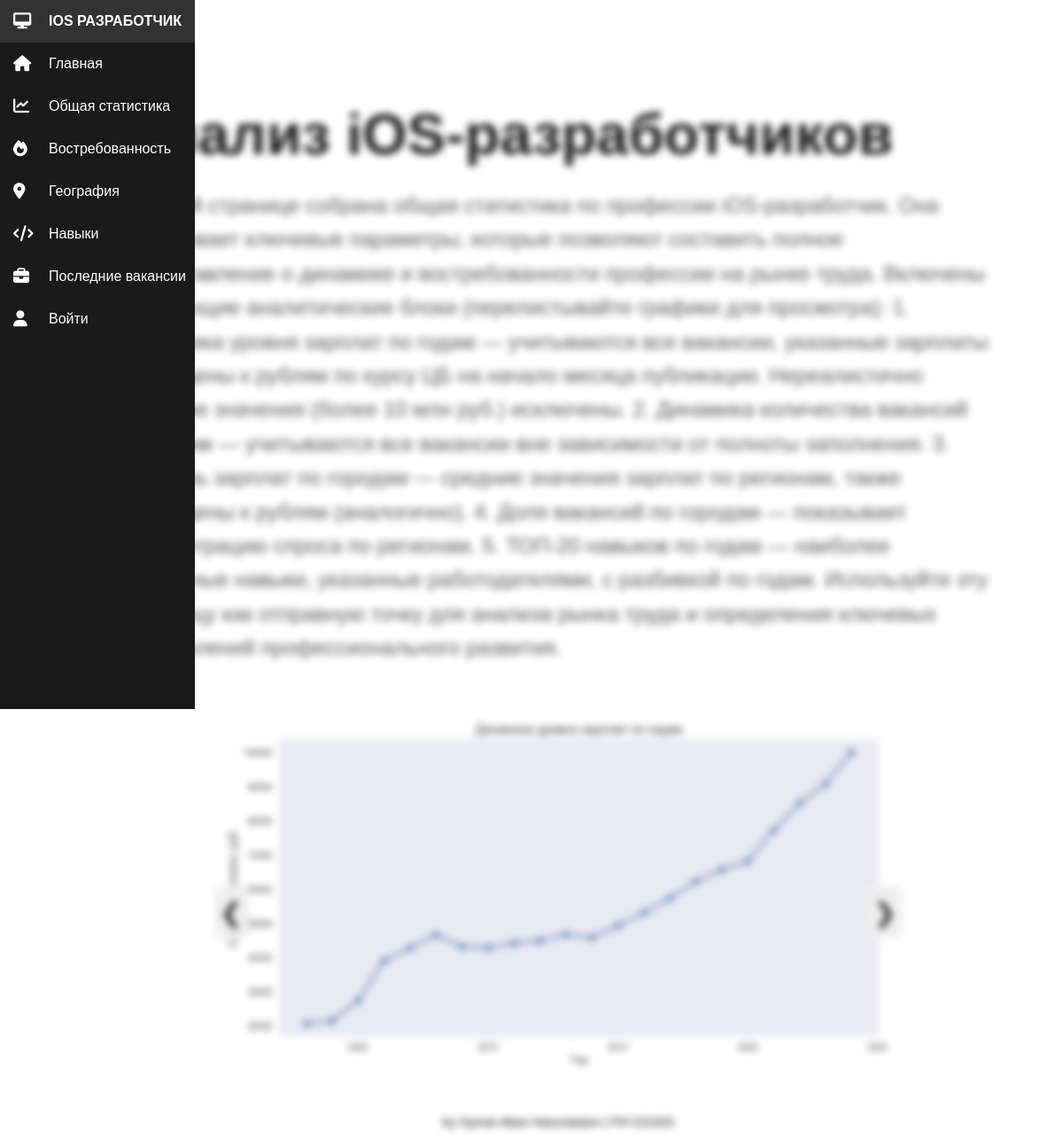
Page /statistics/ on the committed database.
### main/models.py (models this page shows, shortened)
class GeneralStatistics(models.Model):
    title = models.CharField(max_length=200, verbose_name="Заголовок")
    description = models.TextField(verbose_name="Описание (опционально)", blank=True)
    salary_dynamics = models.ImageField(upload_to='charts/', verbose_name="Динамика уровня зарплат по годам", blank=True, null=True)
    vacancies_dynamics = models.ImageField(upload_to='charts/', verbose_name="Динамика количества вакансий по годам", blank=True, null=True)
    salary_by_city = models.ImageField(upload_to='charts/', verbose_name="Уровень зарплат по городам", blank=True, null=True)
    vacancies_share_by_city = models.ImageField(upload_to='charts/', verbose_name="Доля вакансий по городам", blank=True, null=True)
    top_skills = models.ImageField(upload_to='charts/', verbose_name="ТОП-20 навыков по годам", blank=True, null=True)
    class Meta:
        verbose_name = "Общая статистика"
        verbose_name_plural = "Общая статистика"

### main/views.py (the view)
# urls.py: path('statistics/', views.statistics, name='statistics'),
def statistics(request):
    stats = GeneralStatistics.objects.first()
    return render(request, 'main/statistics.html', {'stats': stats})

### main/templates/main/statistics.html (shortened to what this page needs)
{% extends 'main/base.html' %}
{% load static %}
{% block content %}
<head>
  <link rel="stylesheet" href="{% static 'css/style_statistics_demand_geo_skills.css' %}">
</head>
  <div class="page-header">
    <h1>{{ stats.title }}</h1>
    <p>{{ stats.description }}</p>
  </div>
  <div class="carousel-container">
    <button class="carousel-arrow arrow-left" aria-label="Previous">&#10094;</button>
    <div class="carousel-wrapper" id="carouselWrapper">
      <div class="carousel-slide">
        <img src="{{ stats.salary_dynamics.url }}" alt="График">
      </div>
    </div>
    <button class="carousel-arrow arrow-right" aria-label="Next">&#10095;</button>
  </div>
{% endblock %}

### main/static/css/style.css (style rules this page uses)
* { box-sizing: border-box; }
html, body { height: 100%; margin: 0; padding: 0; display: flex; flex-direction: column; background-color: white; overflow-x: hidden; }
body { margin: 0; font-family: sans-serif; display: flex; flex-direction: row; min-height: 100vh; }

### main/static/css/style_statistics_demand_geo_skills.css (style rules this page uses)
.page-header { margin-top: 10%; margin-bottom: 30px; padding: 0 20px; max-width: 90%; margin-left: auto; margin-right: auto; }
.page-header h1 { font-size: 65px; font-weight: bold; color: #1a1a1a; margin-bottom: 10px; }
.page-header p { padding: 0 5px; font-size: 24px; color: #555; line-height: 1.6; }
.carousel-container { max-width: 70%; margin: 60px auto 0; position: relative; overflow: hidden; border-radius: 12px; background: white; padding: 0; font-family: sans-serif; color: #333; }
.carousel-wrapper { display: flex; transition: transform 0.4s ease; will-change: transform; }
.carousel-slide { min-width: 100%; box-sizing: border-box; padding: 0 20px; text-align: left; }
.carousel-arrow { position: absolute; top: 50%; transform: translateY(-50%); border: none; color: #1a1a1a; font-size: 30px; width: 40px; height: 60px; cursor: pointer; border-radius: 6px; user-select: none; transition: background-color 0.3s; z-index: 10; }
.arrow-left { left: 10px; }
.arrow-right { right: 10px; }
.carousel-slide img { width: 100%; height: auto; border-radius: 12px; object-fit: contain; }

### rows in the picture
GeneralStatistics: title "Анализ iOS-разработчиков", description "На этой странице собрана общая статистика по профессии iOS-разработчик. Она охватывает ключевые параметры, которые позволяют составить полное представление о динамике и востребованности профессии на рынке труда. Включены следующие аналитические блоки (перелистывайте графики для просмотра): 1. Динамика уровня зарплат по годам — учитываются все вакансии, указанные зарплаты приведены к рублям по курсу ЦБ на начало месяца публикации. Нереалистично высокие значения (более 10 млн руб.) исключены. 2. Динамика количества вакансий по годам — учитываются все вакансии вне зависимости от полноты заполнения. 3. Уровень зарплат по городам — средние значения зарплат по регионам, также приведены к рублям…", salary_dynamics (picture)
